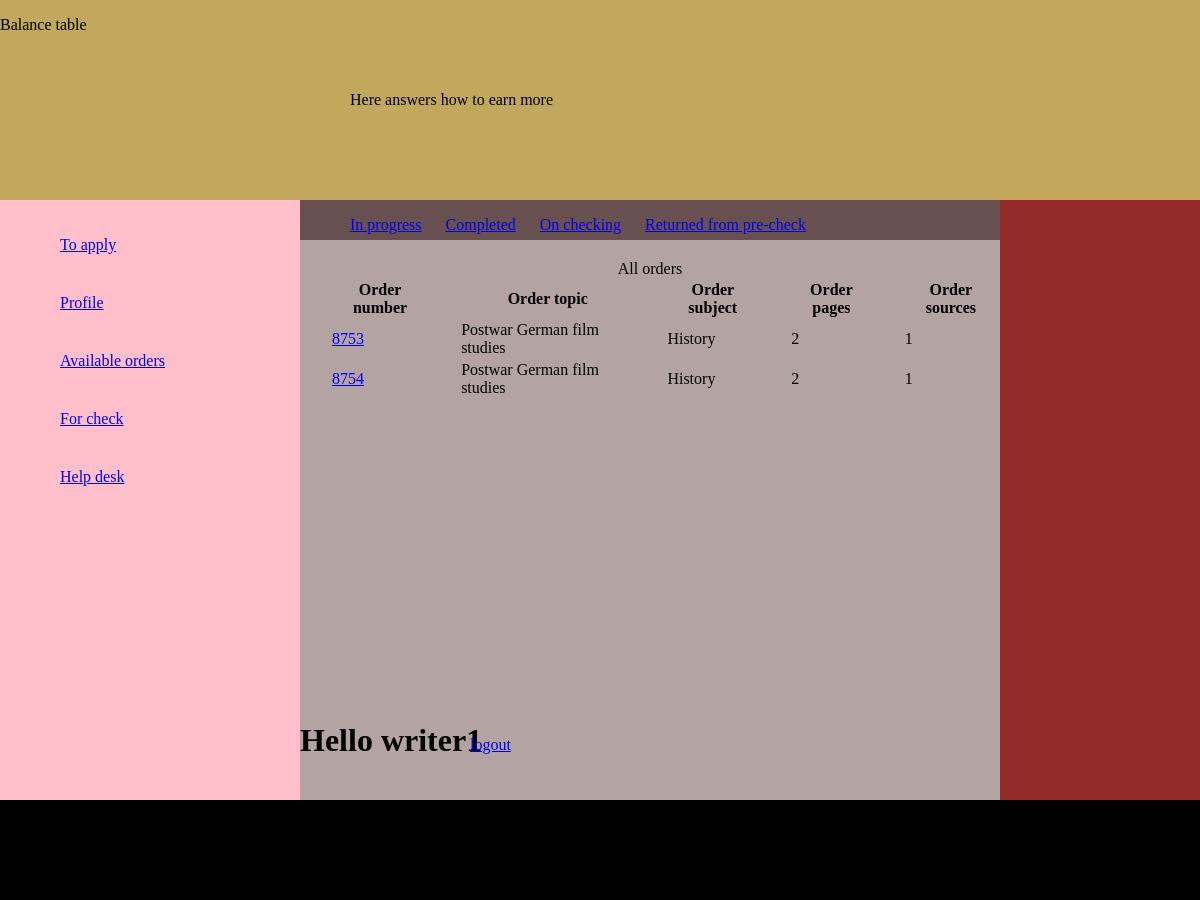
The page /personal/ (signed in) on the database its author committed.
### app1/models.py (models this page shows, shortened)
class Order_model(models.Model):
	number = models.CharField(max_length=300)
	account = models.CharField(max_length=300, blank=True)
	files = models.CharField(max_length=300, blank=True)
	subject = models.CharField(max_length=300, blank=True)
	topic = models.CharField(max_length=300, blank=True)
	client_deadline = models.CharField(max_length=300, blank=True, null=True)
	price = models.DecimalField(max_digits=8, decimal_places=2, blank=True, null=True)
	number_of_pages = models.IntegerField(blank=True, null=True)
	spaced = models.CharField(max_length=300, blank=True)
	format = models.CharField(max_length=300, blank=True)
	number_of_sources = models.IntegerField(blank=True, null=True)
	abstract = models.BooleanField(blank=True, default=False)
	slieds = models.CharField(max_length=300, blank=True)
	questions = models.CharField(max_length=300, blank=True)
	problems = models.CharField(max_length=300, blank=True)
	paper_type = models.CharField(max_length=300, blank=True)
	assign_date = models.CharField(max_length=300, blank=True, null=True)
	details = models.CharField(max_length=300, blank=True)
	real_time_deadline = models.TimeField(blank=True, null=True)
	status = models.CharField(max_length=300, blank=True, default='available')
	writer_deadline = models.CharField(max_length=300, blank=True, null=True)
	writer_time = models.TimeField(blank=True, null=True)
	writer_number = models.CharField(max_length=300, blank=True)
	words_min = models.IntegerField(blank=True, null=True)
	writer = models.ForeignKey(User, null=True)
	writer_name = models.CharField(max_length=300, null=True)
	writer_email = models.EmailField(max_length=300, blank=True)
	send_date = models.CharField(max_length=300, blank=True, null=True)
	payment = models.DecimalField(max_digits=8, decimal_places=2, blank=True, null=True)
	payment_date = models.CharField(max_length=300, blank=True, null=True)
	client_num_of_order = models.CharField(max_length=300, blank=True)
	controller = models.ForeignKey(UserProfile, null=True)
	times_returned_for_revision = models.IntegerField(default=0)
	def get_absolut_url(self):
		return 'http://127.0.0.1:8000/' + self.number
	class Meta:
		verbose_name = 'Order'
		verbose_name_plural = 'Orders'

### app1/views.py (the view)
# urls.py: url(r'^personal/$', personal),
@login_required
def personal(request):
	user = request.user
	if user.is_authenticated():
		return writer_cabinet(request)
	else:
		return register(request)

### app1/views.py (called while the page is built)
@login_required
def writer_cabinet(request):
	user = request.user
	user_model = User.objects.get(email=user.email)
	orders = user_model.order_model_set.filter(status='in progress')
	if request.method == 'GET':
		return render(request, 'personal.html', {'orders':orders, 'user':user})

### app1/templates/personal.html (shortened to what this page needs)
<html>
<head>
</head>
<body>
	<header>
		<div class='header_container'>
			<div id='balance_table'>
				<p>Balance table</p>
			</div>
			<div id='how_to_earn_more'>
				<p>Here answers how to earn more</p>
			</div>
			<div id= 'rating_tarif_table'>
				<a href='http://127.0.0.1:8000/logout/'>logout</a>
			</div>
			<div id='skills_salary'>
			</div>
		</div>
	</header>
	<main>
		<div class='main_container'>
			<div id='my_orders'>
				<ul class='side_menu'>
					<li><a href="http://127.0.0.1:8000/to_apply_order_list/">To apply</a></li>
					<li><a href="http://127.0.0.1:8000/personal/">Profile</a></li>
					<li><a href="http://127.0.0.1:8000/available_orders/">Available orders</a></li>
					<li><a href="http://127.0.0.1:8000/for_check/">For check</a></li>
					<li><a href="#">Help desk</a></li>
				</ul>
			</div>
			<div id='main_part'>
				<div class='dif_orders'>
					<ul class='order_status'>
						<li><a href="http://127.0.0.1:8000/in_progress_orders/">In progress</a></li>
						<li><a href="http://127.0.0.1:8000/completed_orders/">Completed</a></li>
						<li><a href="http://127.0.0.1:8000/my_orders_on_checking/">On checking</a></li>
						<li><a href="http://127.0.0.1:8000/returned_from_precheck_list/">Returned from pre-check</a></li>
					</ul>
				</div>
				<table class='order_table'>
					{% if orders %}
					<caption>All orders</caption>
					<thead>
						<tr>
						<th>Order number</th>
						<th>Order topic</th>
						<th>Order subject</th>
						<th>Order pages</th>
						<th>Order sources</th>
						</tr>
					</thead>
					<tbody>
						{% for order in orders %}
						<tr>
							<td><a href="{{order.get_absolut_url}}">{{order.number}}</a></td>
							<td>{{order.topic}}</td>
							<td>{{order.subject}}</td>
							<td>{{order.number_of_pages}}</td>
							<td>{{order.number_of_sources}}</td>
						</tr>
						{% endfor %}
					</tbody>
					{% endif %}
				</table>
			<h1 id='hello'>Hello {{user.username}}</h1>
			<p id= 'logout'><a href='http://127.0.0.1:8000/logout/'>logout</a></p>
			</div>
			<div id='shedule'>
			</div>
		</div>
	</main>
	<footer>
		<div class= 'footer_container'>
			<p>footer@ all rights reserver</p>
		</div>
	</footer>
</body>
</html>

### app1/templates/personal.html (style rules this page uses)
.header_container { margin-top: -18px; }
#balance_table { position: absolute; top: 0; left: 0; width: 380px; height: 200px; background-color: #C2A85C; }
#how_to_earn_more { position: absolute; top: 0; left: 300; width: 380px; height: 200px; background-color: #C2A85C; }
#how_to_earn_more p { padding-top: 75px; padding-left: 50px; }
#skills_salary { position: absolute; top: 0; left: 600; width: 380px; height: 200px; background-color: #C2A85C; }
#rating_tarif_table { position: absolute; top: 0; left: 900; width: 380px; height: 200px; background-color: #C2A85C; }
#my_orders { position: absolute; top: 200px; left: 0px; height: 600px; width: 380px; background-color: pink; }
.side_menu li { width: 200px; list-style: none; text-align: left; margin-top: 0px; margin-bottom: 0px; padding-top: 20px; padding-bottom: 20px; padding-left: 20px; }
.side_menu a { width: 100%; height: 100%; }
#main_part { position: absolute; top: 200px; left: 300px; height: 600px; width: 700px; background-color: #B4A3A3; }
#shedule { position: absolute; top: 200px; left: 1000px; height: 600px; width: 300px; background-color: #942B2B; }
.order_table th { padding-left: 30px; }
.order_table td { padding-left: 30px; }
.order_table { position: absolute; top: 60px; }
.dif_orders { position: absolute; top: 0px; height: 40px; left: 0px; right: 0px; background-color: #685050; }
.order_status { list-style: none; height: 100%; }
.order_status li { display: inline; width: 120px; list-style: none; text-align: left; margin-top: 0px; margin-bottom: 0px; padding-top: 5px; padding-bottom: 5px; padding-left: 10px; padding-right: 10px; }
.order_status a { width: 100%; height: 100%; }
#hello { position: absolute; bottom: 20px; }
#logout { position: absolute; bottom: 30px; left: 170px; }
.footer_container { position: absolute; top: 800px; left: 0px; width: 100%; background-color: black; height: 100px; }

### rows shown on the page
Order_model: number "8753", topic "Postwar German film studies", subject "History", number_of_pages "2", number_of_sources "1"
Order_model: number "8754", topic "Postwar German film studies", subject "History", number_of_pages "2", number_of_sources "1"

### other values the page prints
{{ user.username }} "writer1"
